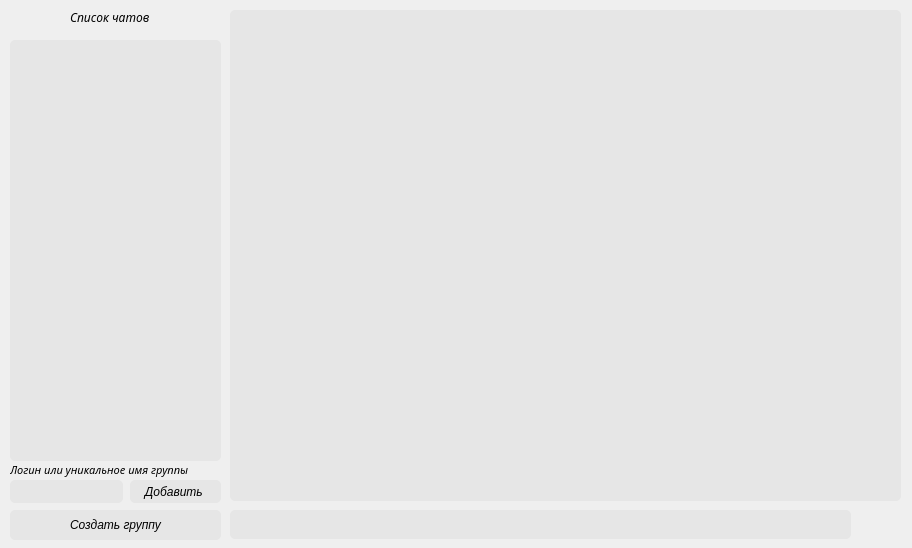
<?xml version="1.0" encoding="UTF-8"?>
<ui version="4.0">
 <class>Messenger</class>
 <widget class="QDialog" name="Messenger">
  <property name="geometry">
   <rect>
    <x>0</x>
    <y>0</y>
    <width>912</width>
    <height>548</height>
   </rect>
  </property>
  <property name="minimumSize">
   <size>
    <width>912</width>
    <height>548</height>
   </size>
  </property>
  <property name="maximumSize">
   <size>
    <width>912</width>
    <height>548</height>
   </size>
  </property>
  <property name="windowTitle">
   <string>ChatiX</string>
  </property>
  <widget class="QPushButton" name="pushButton">
   <property name="geometry">
    <rect>
     <x>860</x>
     <y>510</y>
     <width>40</width>
     <height>30</height>
    </rect>
   </property>
   <property name="styleSheet">
    <string notr="true">QPushButton{
    border: none;
    border-radius: 15px;
    }

QPushButton:pressed {
     background-color: rgb(180,180,180);
 }</string>
   </property>
   <property name="text">
    <string/>
   </property>
   <property name="icon">
    <iconset>
     <normaloff>:/embleminput/send-message.png</normaloff>:/embleminput/send-message.png</iconset>
   </property>
   <property name="autoDefault">
    <bool>false</bool>
   </property>
   <property name="default">
    <bool>false</bool>
   </property>
  </widget>
  <widget class="QListWidget" name="listWidget">
   <property name="geometry">
    <rect>
     <x>10</x>
     <y>40</y>
     <width>211</width>
     <height>421</height>
    </rect>
   </property>
   <property name="styleSheet">
    <string notr="true">QListWidget{
    border: none;
    background-color:rgb(230,230,230);
    border-radius: 5px;
    }


QListView::item:selected {
     border: none;
	background-color:rgb(152,180,180);
 }</string>
   </property>
  </widget>
  <widget class="QListWidget" name="listWidget_2">
   <property name="geometry">
    <rect>
     <x>230</x>
     <y>10</y>
     <width>671</width>
     <height>491</height>
    </rect>
   </property>
   <property name="font">
    <font>
     <pointsize>11</pointsize>
    </font>
   </property>
   <property name="styleSheet">
    <string notr="true">QListWidget{
    border: none;
    background-color:rgb(230,230,230);
    border-radius: 5px;
    }

QListView::item:selected {
     border: none;
	background-color:rgb(152,180,180);
 }</string>
   </property>
   <property name="wordWrap">
    <bool>true</bool>
   </property>
  </widget>
  <widget class="QLineEdit" name="lineEdit_2">
   <property name="geometry">
    <rect>
     <x>10</x>
     <y>480</y>
     <width>113</width>
     <height>23</height>
    </rect>
   </property>
   <property name="font">
    <font>
     <pointsize>9</pointsize>
     <italic>false</italic>
    </font>
   </property>
   <property name="styleSheet">
    <string notr="true">QLineEdit{
    border: none;
    background-color:rgb(230,230,230);
    border-radius: 5px;
    }</string>
   </property>
   <property name="maxLength">
    <number>50</number>
   </property>
  </widget>
  <widget class="QLabel" name="label">
   <property name="geometry">
    <rect>
     <x>10</x>
     <y>460</y>
     <width>211</width>
     <height>20</height>
    </rect>
   </property>
   <property name="font">
    <font>
     <family>Noto Sans Light</family>
     <pointsize>8</pointsize>
     <italic>true</italic>
    </font>
   </property>
   <property name="text">
    <string>Логин или уникальное имя группы</string>
   </property>
  </widget>
  <widget class="QLineEdit" name="lineEdit">
   <property name="geometry">
    <rect>
     <x>230</x>
     <y>510</y>
     <width>621</width>
     <height>29</height>
    </rect>
   </property>
   <property name="font">
    <font>
     <pointsize>10</pointsize>
     <italic>false</italic>
    </font>
   </property>
   <property name="styleSheet">
    <string notr="true">QLineEdit{
    border: none;
    background-color:rgb(230,230,230);
    border-radius: 5px;
    }</string>
   </property>
   <property name="maxLength">
    <number>100</number>
   </property>
  </widget>
  <widget class="QPushButton" name="pushButton_2">
   <property name="geometry">
    <rect>
     <x>130</x>
     <y>480</y>
     <width>91</width>
     <height>23</height>
    </rect>
   </property>
   <property name="font">
    <font>
     <pointsize>9</pointsize>
     <italic>true</italic>
    </font>
   </property>
   <property name="styleSheet">
    <string notr="true">QPushButton{
    border: none;
    background-color:rgb(230,230,230);
    border-radius: 5px;
    }
    QPushButton:pressed {
    background-color:rgb(180,180,180);
    }</string>
   </property>
   <property name="text">
    <string>Добавить </string>
   </property>
  </widget>
  <widget class="QLabel" name="label_2">
   <property name="geometry">
    <rect>
     <x>70</x>
     <y>10</y>
     <width>91</width>
     <height>15</height>
    </rect>
   </property>
   <property name="font">
    <font>
     <family>Noto Sans Light</family>
     <pointsize>9</pointsize>
     <italic>true</italic>
    </font>
   </property>
   <property name="text">
    <string>Список чатов</string>
   </property>
  </widget>
  <widget class="QPushButton" name="pushButton_3">
   <property name="geometry">
    <rect>
     <x>10</x>
     <y>10</y>
     <width>21</width>
     <height>21</height>
    </rect>
   </property>
   <property name="font">
    <font>
     <pointsize>9</pointsize>
     <italic>true</italic>
    </font>
   </property>
   <property name="toolTipDuration">
    <number>3</number>
   </property>
   <property name="styleSheet">
    <string notr="true">QPushButton{
    border: none;
    border-radius: 5px;
    }</string>
   </property>
   <property name="text">
    <string/>
   </property>
  </widget>
  <widget class="QPushButton" name="pushButton_4">
   <property name="geometry">
    <rect>
     <x>10</x>
     <y>510</y>
     <width>211</width>
     <height>30</height>
    </rect>
   </property>
   <property name="font">
    <font>
     <pointsize>9</pointsize>
     <italic>true</italic>
    </font>
   </property>
   <property name="styleSheet">
    <string notr="true">QPushButton{
    border: none;
    background-color:rgb(230,230,230);
    border-radius: 5px;
    }
    QPushButton:pressed {
    background-color:rgb(180,180,180);
    }</string>
   </property>
   <property name="text">
    <string>Создать группу</string>
   </property>
  </widget>
 </widget>
 <resources/>
 <connections/>
</ui>
